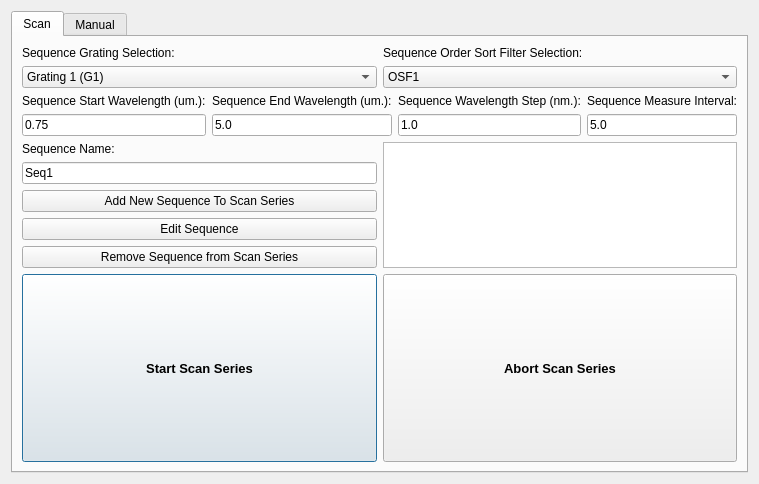
<?xml version="1.0" encoding="UTF-8"?>
<ui version="4.0">
 <class>Dialog</class>
 <widget class="QDialog" name="Dialog">
  <property name="geometry">
   <rect>
    <x>0</x>
    <y>0</y>
    <width>641</width>
    <height>484</height>
   </rect>
  </property>
  <property name="windowTitle">
   <string>Dialog</string>
  </property>
  <layout class="QGridLayout" name="gridLayout_12">
   <item row="0" column="0">
    <widget class="QTabWidget" name="tabWidget">
     <property name="currentIndex">
      <number>0</number>
     </property>
     <property name="movable">
      <bool>true</bool>
     </property>
     <widget class="QWidget" name="tab">
      <attribute name="title">
       <string>Scan</string>
      </attribute>
      <layout class="QGridLayout" name="gridLayout_6">
       <item row="3" column="0">
        <layout class="QGridLayout" name="gridLayout_5">
         <item row="0" column="0">
          <widget class="QPushButton" name="start_scan_series_button">
           <property name="sizePolicy">
            <sizepolicy hsizetype="Minimum" vsizetype="MinimumExpanding">
             <horstretch>0</horstretch>
             <verstretch>0</verstretch>
            </sizepolicy>
           </property>
           <property name="font">
            <font>
             <pointsize>10</pointsize>
             <weight>75</weight>
             <bold>true</bold>
            </font>
           </property>
           <property name="text">
            <string>Start Scan Series</string>
           </property>
          </widget>
         </item>
         <item row="0" column="1">
          <widget class="QPushButton" name="abort_scan_series_button">
           <property name="sizePolicy">
            <sizepolicy hsizetype="Minimum" vsizetype="MinimumExpanding">
             <horstretch>0</horstretch>
             <verstretch>0</verstretch>
            </sizepolicy>
           </property>
           <property name="font">
            <font>
             <pointsize>10</pointsize>
             <weight>75</weight>
             <bold>true</bold>
            </font>
           </property>
           <property name="text">
            <string>Abort Scan Series</string>
           </property>
          </widget>
         </item>
        </layout>
       </item>
       <item row="0" column="0">
        <layout class="QGridLayout" name="gridLayout">
         <item row="3" column="0">
          <widget class="QComboBox" name="grating_select_cbox">
           <property name="currentIndex">
            <number>0</number>
           </property>
           <item>
            <property name="text">
             <string>Grating 1 (G1)</string>
            </property>
           </item>
           <item>
            <property name="text">
             <string>Grating 2 (G2)</string>
            </property>
           </item>
           <item>
            <property name="text">
             <string>Grating 3 (G3)</string>
            </property>
           </item>
          </widget>
         </item>
         <item row="2" column="0">
          <widget class="QLabel" name="grating_select_label">
           <property name="text">
            <string>Sequence Grating Selection:</string>
           </property>
          </widget>
         </item>
         <item row="2" column="1">
          <widget class="QLabel" name="osf_select_label">
           <property name="text">
            <string>Sequence Order Sort Filter Selection:</string>
           </property>
          </widget>
         </item>
         <item row="3" column="1">
          <widget class="QComboBox" name="osf_select_cbox">
           <item>
            <property name="text">
             <string>OSF1</string>
            </property>
           </item>
           <item>
            <property name="text">
             <string>OSF2</string>
            </property>
           </item>
           <item>
            <property name="text">
             <string>OSF3</string>
            </property>
           </item>
           <item>
            <property name="text">
             <string>OSF4</string>
            </property>
           </item>
          </widget>
         </item>
        </layout>
       </item>
       <item row="1" column="0">
        <layout class="QGridLayout" name="gridLayout_2">
         <item row="1" column="1">
          <widget class="QLineEdit" name="sequence_wave_end_ledit">
           <property name="sizePolicy">
            <sizepolicy hsizetype="Expanding" vsizetype="Maximum">
             <horstretch>0</horstretch>
             <verstretch>0</verstretch>
            </sizepolicy>
           </property>
           <property name="text">
            <string>5.0</string>
           </property>
           <property name="placeholderText">
            <string/>
           </property>
          </widget>
         </item>
         <item row="0" column="1">
          <widget class="QLabel" name="sequence_end_wave_label">
           <property name="sizePolicy">
            <sizepolicy hsizetype="Maximum" vsizetype="Maximum">
             <horstretch>0</horstretch>
             <verstretch>0</verstretch>
            </sizepolicy>
           </property>
           <property name="text">
            <string>Sequence End Wavelength (um.):</string>
           </property>
          </widget>
         </item>
         <item row="1" column="2">
          <widget class="QLineEdit" name="sequence_wave_step_ledit">
           <property name="sizePolicy">
            <sizepolicy hsizetype="Expanding" vsizetype="Maximum">
             <horstretch>0</horstretch>
             <verstretch>0</verstretch>
            </sizepolicy>
           </property>
           <property name="text">
            <string>1.0</string>
           </property>
           <property name="placeholderText">
            <string>1.0</string>
           </property>
          </widget>
         </item>
         <item row="0" column="2">
          <widget class="QLabel" name="sequence_wave_step_label">
           <property name="sizePolicy">
            <sizepolicy hsizetype="Maximum" vsizetype="Maximum">
             <horstretch>0</horstretch>
             <verstretch>0</verstretch>
            </sizepolicy>
           </property>
           <property name="text">
            <string>Sequence Wavelength Step (nm.):</string>
           </property>
          </widget>
         </item>
         <item row="1" column="0">
          <widget class="QLineEdit" name="sequence_wave_start_ledit">
           <property name="sizePolicy">
            <sizepolicy hsizetype="Expanding" vsizetype="Maximum">
             <horstretch>0</horstretch>
             <verstretch>0</verstretch>
            </sizepolicy>
           </property>
           <property name="text">
            <string>0.75</string>
           </property>
           <property name="placeholderText">
            <string/>
           </property>
          </widget>
         </item>
         <item row="0" column="0">
          <widget class="QLabel" name="sequence_start_wave_label">
           <property name="sizePolicy">
            <sizepolicy hsizetype="Maximum" vsizetype="Maximum">
             <horstretch>0</horstretch>
             <verstretch>0</verstretch>
            </sizepolicy>
           </property>
           <property name="text">
            <string>Sequence Start Wavelength (um.):</string>
           </property>
          </widget>
         </item>
         <item row="1" column="3">
          <widget class="QLineEdit" name="sequence_measure_int_ledit">
           <property name="text">
            <string>5.0</string>
           </property>
           <property name="placeholderText">
            <string/>
           </property>
          </widget>
         </item>
         <item row="0" column="3">
          <widget class="QLabel" name="sequence_measure_int_label">
           <property name="text">
            <string>Sequence Measure Interval:</string>
           </property>
          </widget>
         </item>
        </layout>
       </item>
       <item row="2" column="0">
        <layout class="QGridLayout" name="gridLayout_4">
         <item row="1" column="0">
          <widget class="QLineEdit" name="sequence_name_ledit">
           <property name="text">
            <string>Seq1</string>
           </property>
           <property name="placeholderText">
            <string/>
           </property>
          </widget>
         </item>
         <item row="2" column="0">
          <widget class="QPushButton" name="add_new_sequence_button">
           <property name="sizePolicy">
            <sizepolicy hsizetype="Minimum" vsizetype="Maximum">
             <horstretch>0</horstretch>
             <verstretch>0</verstretch>
            </sizepolicy>
           </property>
           <property name="text">
            <string>Add New Sequence To Scan Series</string>
           </property>
          </widget>
         </item>
         <item row="0" column="0">
          <widget class="QLabel" name="sequence_name_label">
           <property name="sizePolicy">
            <sizepolicy hsizetype="Preferred" vsizetype="Maximum">
             <horstretch>0</horstretch>
             <verstretch>0</verstretch>
            </sizepolicy>
           </property>
           <property name="text">
            <string>Sequence Name:</string>
           </property>
          </widget>
         </item>
         <item row="4" column="0">
          <widget class="QPushButton" name="remove_sequence_button">
           <property name="text">
            <string>Remove Sequence from Scan Series</string>
           </property>
          </widget>
         </item>
         <item row="3" column="0">
          <widget class="QPushButton" name="edit_sequence_button">
           <property name="text">
            <string>Edit Sequence</string>
           </property>
          </widget>
         </item>
         <item row="0" column="1" rowspan="5">
          <widget class="QListWidget" name="series">
           <property name="editTriggers">
            <set>QAbstractItemView::AllEditTriggers</set>
           </property>
          </widget>
         </item>
        </layout>
       </item>
      </layout>
     </widget>
     <widget class="QWidget" name="tab_2">
      <attribute name="title">
       <string>Manual</string>
      </attribute>
      <layout class="QGridLayout" name="gridLayout_15">
       <item row="0" column="0">
        <layout class="QGridLayout" name="gridLayout_7">
         <item row="2" column="0">
          <widget class="QLineEdit" name="wavelength_current_ledit">
           <property name="enabled">
            <bool>false</bool>
           </property>
           <property name="text">
            <string/>
           </property>
          </widget>
         </item>
         <item row="4" column="0">
          <widget class="QLineEdit" name="filter_current_ledit">
           <property name="enabled">
            <bool>false</bool>
           </property>
          </widget>
         </item>
         <item row="1" column="0">
          <widget class="QLabel" name="label_38">
           <property name="text">
            <string>Wavelength:</string>
           </property>
          </widget>
         </item>
         <item row="7" column="0">
          <widget class="QLabel" name="label_41">
           <property name="text">
            <string>Shutter:</string>
           </property>
          </widget>
         </item>
         <item row="6" column="0">
          <widget class="QLineEdit" name="grating_current_ledit">
           <property name="enabled">
            <bool>false</bool>
           </property>
          </widget>
         </item>
         <item row="0" column="0">
          <widget class="QLabel" name="label_37">
           <property name="font">
            <font>
             <pointsize>14</pointsize>
             <weight>75</weight>
             <bold>true</bold>
            </font>
           </property>
           <property name="text">
            <string>Current Parameters:</string>
           </property>
          </widget>
         </item>
         <item row="5" column="0">
          <widget class="QLabel" name="label_40">
           <property name="text">
            <string>Grating:</string>
           </property>
          </widget>
         </item>
         <item row="8" column="0">
          <widget class="QLineEdit" name="shutter_current_ledit">
           <property name="enabled">
            <bool>false</bool>
           </property>
          </widget>
         </item>
         <item row="3" column="0">
          <widget class="QLabel" name="label_39">
           <property name="text">
            <string>Filter:</string>
           </property>
          </widget>
         </item>
        </layout>
       </item>
       <item row="0" column="1">
        <layout class="QGridLayout" name="gridLayout_8">
         <item row="3" column="0">
          <widget class="QLabel" name="label_44">
           <property name="text">
            <string>Filter:</string>
           </property>
          </widget>
         </item>
         <item row="0" column="0">
          <widget class="QLabel" name="label_42">
           <property name="font">
            <font>
             <pointsize>14</pointsize>
             <weight>75</weight>
             <bold>true</bold>
            </font>
           </property>
           <property name="text">
            <string>New Parameters:</string>
           </property>
          </widget>
         </item>
         <item row="7" column="0">
          <widget class="QLabel" name="label_46">
           <property name="text">
            <string>Shutter:</string>
           </property>
          </widget>
         </item>
         <item row="2" column="0">
          <widget class="QLineEdit" name="wavelength_new_ledit"/>
         </item>
         <item row="4" column="0">
          <widget class="QComboBox" name="osf_new_cbox">
           <property name="editable">
            <bool>true</bool>
           </property>
           <item>
            <property name="text">
             <string>OSF1</string>
            </property>
           </item>
           <item>
            <property name="text">
             <string>OSF2</string>
            </property>
           </item>
           <item>
            <property name="text">
             <string>OSF3</string>
            </property>
           </item>
           <item>
            <property name="text">
             <string>OSF4</string>
            </property>
           </item>
          </widget>
         </item>
         <item row="6" column="0">
          <widget class="QComboBox" name="grating_new_cbox">
           <property name="editable">
            <bool>true</bool>
           </property>
           <item>
            <property name="text">
             <string>G1</string>
            </property>
           </item>
           <item>
            <property name="text">
             <string>G2</string>
            </property>
           </item>
           <item>
            <property name="text">
             <string>G3</string>
            </property>
           </item>
          </widget>
         </item>
         <item row="8" column="0">
          <widget class="QComboBox" name="shutter_new_cbox">
           <property name="editable">
            <bool>true</bool>
           </property>
           <item>
            <property name="text">
             <string>Open</string>
            </property>
           </item>
           <item>
            <property name="text">
             <string>Close</string>
            </property>
           </item>
          </widget>
         </item>
         <item row="1" column="0">
          <widget class="QLabel" name="label_43">
           <property name="text">
            <string>Wavelength:</string>
           </property>
          </widget>
         </item>
         <item row="5" column="0">
          <widget class="QLabel" name="label_45">
           <property name="text">
            <string>Grating:</string>
           </property>
          </widget>
         </item>
        </layout>
       </item>
       <item row="1" column="0" colspan="2">
        <layout class="QGridLayout" name="gridLayout_13">
         <item row="0" column="0">
          <widget class="QLabel" name="label_47">
           <property name="sizePolicy">
            <sizepolicy hsizetype="Preferred" vsizetype="Maximum">
             <horstretch>0</horstretch>
             <verstretch>0</verstretch>
            </sizepolicy>
           </property>
           <property name="text">
            <string>Units:</string>
           </property>
          </widget>
         </item>
         <item row="1" column="0">
          <widget class="QComboBox" name="units_cbox">
           <property name="sizePolicy">
            <sizepolicy hsizetype="Preferred" vsizetype="Maximum">
             <horstretch>0</horstretch>
             <verstretch>0</verstretch>
            </sizepolicy>
           </property>
           <item>
            <property name="text">
             <string>um.</string>
            </property>
           </item>
           <item>
            <property name="text">
             <string>nm.</string>
            </property>
           </item>
           <item>
            <property name="text">
             <string>wn (cm^-1)</string>
            </property>
           </item>
          </widget>
         </item>
        </layout>
       </item>
       <item row="2" column="0" colspan="2">
        <layout class="QGridLayout" name="gridLayout_14">
         <item row="0" column="0">
          <widget class="QPushButton" name="set_parameters_button">
           <property name="sizePolicy">
            <sizepolicy hsizetype="Minimum" vsizetype="Minimum">
             <horstretch>0</horstretch>
             <verstretch>0</verstretch>
            </sizepolicy>
           </property>
           <property name="text">
            <string>Set Parameters</string>
           </property>
          </widget>
         </item>
         <item row="1" column="0">
          <widget class="QPushButton" name="abort_manual_button">
           <property name="sizePolicy">
            <sizepolicy hsizetype="Minimum" vsizetype="Minimum">
             <horstretch>0</horstretch>
             <verstretch>0</verstretch>
            </sizepolicy>
           </property>
           <property name="text">
            <string>Abort</string>
           </property>
          </widget>
         </item>
        </layout>
       </item>
      </layout>
     </widget>
    </widget>
   </item>
  </layout>
 </widget>
 <resources/>
 <connections/>
</ui>
